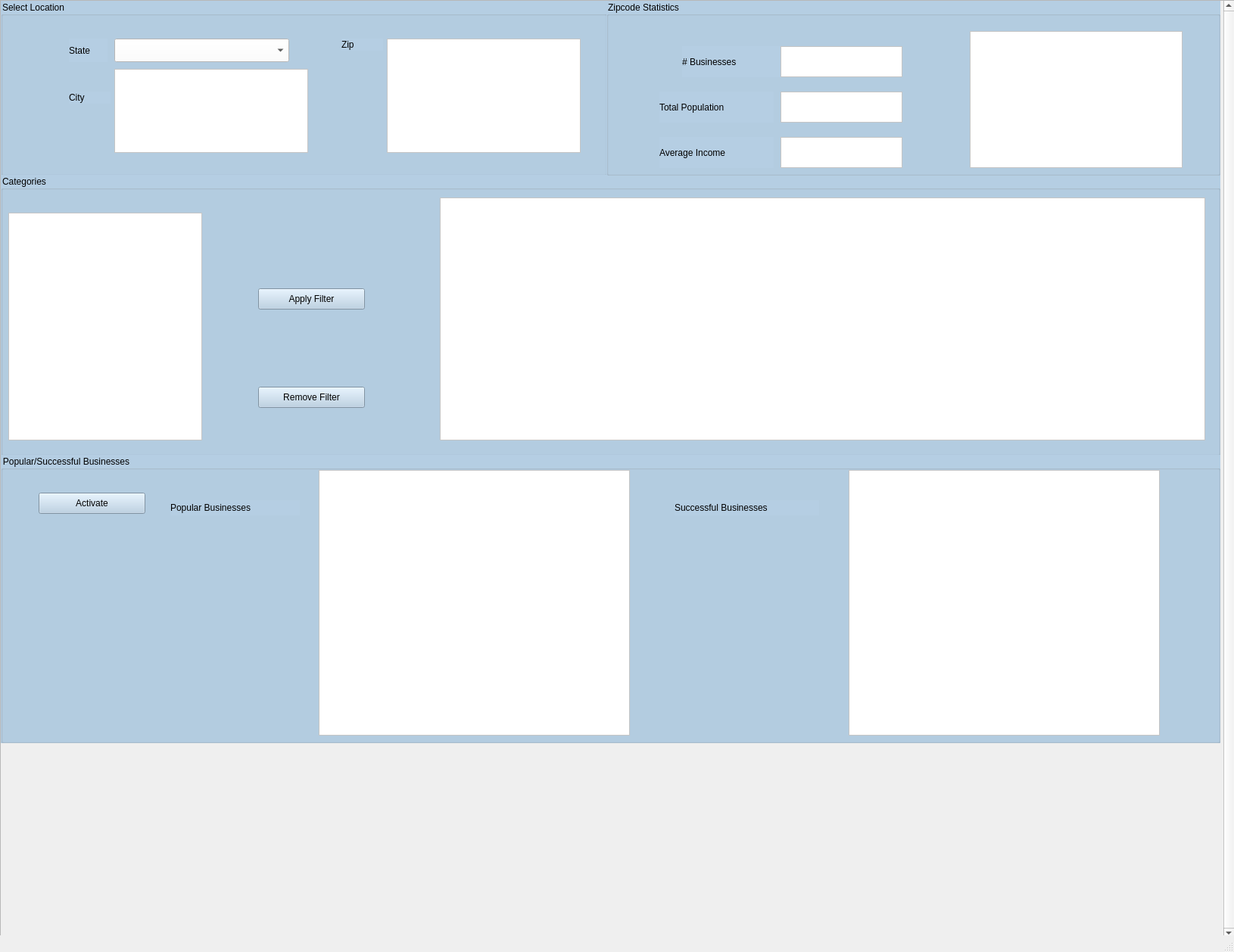
<?xml version="1.0" encoding="UTF-8"?>
<ui version="4.0">
 <class>MainWindow</class>
 <widget class="QMainWindow" name="MainWindow">
  <property name="geometry">
   <rect>
    <x>0</x>
    <y>0</y>
    <width>1630</width>
    <height>1258</height>
   </rect>
  </property>
  <property name="windowTitle">
   <string>MainWindow</string>
  </property>
  <widget class="QWidget" name="centralwidget">
   <widget class="QWidget" name="verticalLayoutWidget">
    <property name="geometry">
     <rect>
      <x>0</x>
      <y>0</y>
      <width>1631</width>
      <height>1241</height>
     </rect>
    </property>
    <layout class="QVBoxLayout" name="verticalLayout_2">
     <item>
      <widget class="QScrollArea" name="scrollArea">
       <property name="verticalScrollBarPolicy">
        <enum>Qt::ScrollBarAlwaysOn</enum>
       </property>
       <property name="widgetResizable">
        <bool>true</bool>
       </property>
       <widget class="QWidget" name="scrollAreaWidgetContents_2">
        <property name="geometry">
         <rect>
          <x>0</x>
          <y>0</y>
          <width>1606</width>
          <height>1237</height>
         </rect>
        </property>
        <widget class="QGroupBox" name="groupBox">
         <property name="geometry">
          <rect>
           <x>0</x>
           <y>0</y>
           <width>801</width>
           <height>231</height>
          </rect>
         </property>
         <property name="styleSheet">
          <string notr="true">font: 10pt &quot;Lucida Fax&quot;;
background-color: rgb(181, 206, 227);</string>
         </property>
         <property name="title">
          <string>Select Location</string>
         </property>
         <widget class="QComboBox" name="stateBox">
          <property name="geometry">
           <rect>
            <x>150</x>
            <y>50</y>
            <width>231</width>
            <height>31</height>
           </rect>
          </property>
          <property name="styleSheet">
           <string notr="true">background-color: rgb(255, 255, 255);</string>
          </property>
         </widget>
         <widget class="QLabel" name="label">
          <property name="geometry">
           <rect>
            <x>90</x>
            <y>50</y>
            <width>51</width>
            <height>31</height>
           </rect>
          </property>
          <property name="text">
           <string>State</string>
          </property>
         </widget>
         <widget class="QLabel" name="label_2">
          <property name="geometry">
           <rect>
            <x>90</x>
            <y>120</y>
            <width>55</width>
            <height>16</height>
           </rect>
          </property>
          <property name="text">
           <string>City</string>
          </property>
         </widget>
         <widget class="QListWidget" name="cityList">
          <property name="geometry">
           <rect>
            <x>150</x>
            <y>90</y>
            <width>256</width>
            <height>111</height>
           </rect>
          </property>
          <property name="styleSheet">
           <string notr="true">background-color: rgb(255, 255, 255);</string>
          </property>
         </widget>
         <widget class="QLabel" name="label_3">
          <property name="geometry">
           <rect>
            <x>450</x>
            <y>50</y>
            <width>55</width>
            <height>16</height>
           </rect>
          </property>
          <property name="text">
           <string>Zip</string>
          </property>
         </widget>
         <widget class="QListWidget" name="ZipList">
          <property name="geometry">
           <rect>
            <x>510</x>
            <y>50</y>
            <width>256</width>
            <height>151</height>
           </rect>
          </property>
          <property name="styleSheet">
           <string notr="true">background-color: rgb(255, 255, 255);</string>
          </property>
         </widget>
        </widget>
        <widget class="QGroupBox" name="CategoryGroup">
         <property name="geometry">
          <rect>
           <x>0</x>
           <y>230</y>
           <width>1611</width>
           <height>371</height>
          </rect>
         </property>
         <property name="styleSheet">
          <string notr="true">font: 10pt &quot;Lucida Fax&quot;;
background-color: rgb(181, 206, 227);</string>
         </property>
         <property name="title">
          <string>Categories</string>
         </property>
         <widget class="QListWidget" name="CategoryList">
          <property name="geometry">
           <rect>
            <x>10</x>
            <y>50</y>
            <width>256</width>
            <height>301</height>
           </rect>
          </property>
          <property name="styleSheet">
           <string notr="true">background-color: rgb(255, 255, 255);</string>
          </property>
         </widget>
         <widget class="QTableWidget" name="businessTable">
          <property name="geometry">
           <rect>
            <x>580</x>
            <y>30</y>
            <width>1011</width>
            <height>321</height>
           </rect>
          </property>
          <property name="styleSheet">
           <string notr="true">background-color: rgb(255, 255, 255);</string>
          </property>
          <attribute name="horizontalHeaderVisible">
           <bool>true</bool>
          </attribute>
          <attribute name="horizontalHeaderStretchLastSection">
           <bool>true</bool>
          </attribute>
          <attribute name="verticalHeaderVisible">
           <bool>false</bool>
          </attribute>
         </widget>
         <widget class="QPushButton" name="FilterButton">
          <property name="geometry">
           <rect>
            <x>340</x>
            <y>150</y>
            <width>141</width>
            <height>28</height>
           </rect>
          </property>
          <property name="text">
           <string>Apply Filter</string>
          </property>
         </widget>
         <widget class="QPushButton" name="RemoveFilterButton">
          <property name="geometry">
           <rect>
            <x>340</x>
            <y>280</y>
            <width>141</width>
            <height>28</height>
           </rect>
          </property>
          <property name="text">
           <string>Remove Filter</string>
          </property>
         </widget>
        </widget>
        <widget class="QGroupBox" name="groupBox_2">
         <property name="geometry">
          <rect>
           <x>800</x>
           <y>0</y>
           <width>811</width>
           <height>231</height>
          </rect>
         </property>
         <property name="styleSheet">
          <string notr="true">font: 10pt &quot;Lucida Fax&quot;;
background-color: rgb(181, 206, 227);</string>
         </property>
         <property name="title">
          <string>Zipcode Statistics</string>
         </property>
         <widget class="QLabel" name="label_6">
          <property name="geometry">
           <rect>
            <x>100</x>
            <y>60</y>
            <width>131</width>
            <height>41</height>
           </rect>
          </property>
          <property name="text">
           <string># Businesses</string>
          </property>
         </widget>
         <widget class="QPlainTextEdit" name="IncomeTextEdit">
          <property name="geometry">
           <rect>
            <x>230</x>
            <y>180</y>
            <width>161</width>
            <height>41</height>
           </rect>
          </property>
          <property name="styleSheet">
           <string notr="true">background-color: rgb(255, 255, 255);</string>
          </property>
          <property name="readOnly">
           <bool>true</bool>
          </property>
         </widget>
         <widget class="QLabel" name="label_7">
          <property name="geometry">
           <rect>
            <x>70</x>
            <y>120</y>
            <width>151</width>
            <height>41</height>
           </rect>
          </property>
          <property name="text">
           <string>Total Population</string>
          </property>
         </widget>
         <widget class="QLabel" name="label_8">
          <property name="geometry">
           <rect>
            <x>70</x>
            <y>180</y>
            <width>151</width>
            <height>41</height>
           </rect>
          </property>
          <property name="text">
           <string>Average Income</string>
          </property>
         </widget>
         <widget class="QPlainTextEdit" name="PopulationText">
          <property name="geometry">
           <rect>
            <x>230</x>
            <y>120</y>
            <width>161</width>
            <height>41</height>
           </rect>
          </property>
          <property name="styleSheet">
           <string notr="true">background-color: rgb(255, 255, 255);</string>
          </property>
          <property name="readOnly">
           <bool>true</bool>
          </property>
         </widget>
         <widget class="QPlainTextEdit" name="NumBusinessText">
          <property name="geometry">
           <rect>
            <x>230</x>
            <y>60</y>
            <width>161</width>
            <height>41</height>
           </rect>
          </property>
          <property name="styleSheet">
           <string notr="true">background-color: rgb(255, 255, 255);</string>
          </property>
          <property name="readOnly">
           <bool>true</bool>
          </property>
         </widget>
         <widget class="QTableWidget" name="CategoryTable">
          <property name="geometry">
           <rect>
            <x>480</x>
            <y>40</y>
            <width>281</width>
            <height>181</height>
           </rect>
          </property>
          <property name="styleSheet">
           <string notr="true">background-color: rgb(255, 255, 255);</string>
          </property>
          <attribute name="horizontalHeaderVisible">
           <bool>true</bool>
          </attribute>
          <attribute name="horizontalHeaderStretchLastSection">
           <bool>true</bool>
          </attribute>
          <attribute name="verticalHeaderVisible">
           <bool>false</bool>
          </attribute>
         </widget>
        </widget>
        <widget class="QGroupBox" name="CategoryGroup_2">
         <property name="geometry">
          <rect>
           <x>0</x>
           <y>600</y>
           <width>1611</width>
           <height>381</height>
          </rect>
         </property>
         <property name="styleSheet">
          <string notr="true">font: 10pt &quot;Lucida Fax&quot;;
background-color: rgb(181, 206, 227);</string>
         </property>
         <property name="title">
          <string>Popular/Successful Businesses</string>
         </property>
         <widget class="QTableWidget" name="PopularTable">
          <property name="geometry">
           <rect>
            <x>420</x>
            <y>20</y>
            <width>411</width>
            <height>351</height>
           </rect>
          </property>
          <property name="styleSheet">
           <string notr="true">background-color: rgb(255, 255, 255);</string>
          </property>
          <attribute name="horizontalHeaderVisible">
           <bool>true</bool>
          </attribute>
          <attribute name="horizontalHeaderStretchLastSection">
           <bool>true</bool>
          </attribute>
          <attribute name="verticalHeaderVisible">
           <bool>false</bool>
          </attribute>
         </widget>
         <widget class="QPushButton" name="PopButton">
          <property name="geometry">
           <rect>
            <x>50</x>
            <y>50</y>
            <width>141</width>
            <height>28</height>
           </rect>
          </property>
          <property name="text">
           <string>Activate</string>
          </property>
         </widget>
         <widget class="QTableWidget" name="SuccessfulBUsinesses">
          <property name="geometry">
           <rect>
            <x>1120</x>
            <y>20</y>
            <width>411</width>
            <height>351</height>
           </rect>
          </property>
          <property name="styleSheet">
           <string notr="true">background-color: rgb(255, 255, 255);</string>
          </property>
          <attribute name="horizontalHeaderVisible">
           <bool>true</bool>
          </attribute>
          <attribute name="horizontalHeaderStretchLastSection">
           <bool>true</bool>
          </attribute>
          <attribute name="verticalHeaderVisible">
           <bool>false</bool>
          </attribute>
         </widget>
         <widget class="QLabel" name="label_4">
          <property name="geometry">
           <rect>
            <x>224</x>
            <y>60</y>
            <width>171</width>
            <height>20</height>
           </rect>
          </property>
          <property name="text">
           <string>Popular Businesses</string>
          </property>
         </widget>
         <widget class="QLabel" name="label_5">
          <property name="geometry">
           <rect>
            <x>890</x>
            <y>60</y>
            <width>191</width>
            <height>20</height>
           </rect>
          </property>
          <property name="text">
           <string>Successful Businesses</string>
          </property>
         </widget>
        </widget>
        <widget class="QWidget" name="verticalLayoutWidget_2">
         <property name="geometry">
          <rect>
           <x>180</x>
           <y>1310</y>
           <width>160</width>
           <height>80</height>
          </rect>
         </property>
         <layout class="QVBoxLayout" name="verticalLayout_3"/>
        </widget>
       </widget>
      </widget>
     </item>
    </layout>
   </widget>
  </widget>
  <widget class="QMenuBar" name="menubar">
   <property name="geometry">
    <rect>
     <x>0</x>
     <y>0</y>
     <width>1630</width>
     <height>26</height>
    </rect>
   </property>
  </widget>
  <widget class="QStatusBar" name="statusbar"/>
 </widget>
 <resources/>
 <connections/>
</ui>
